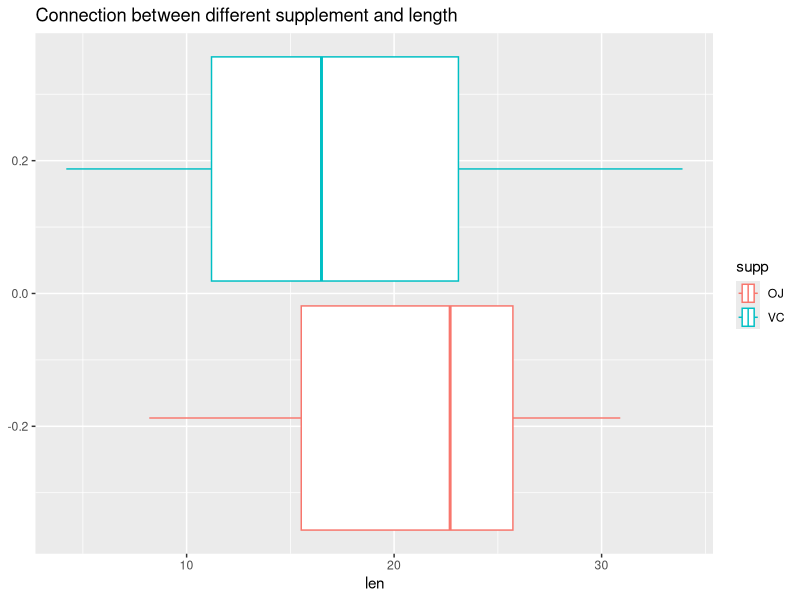
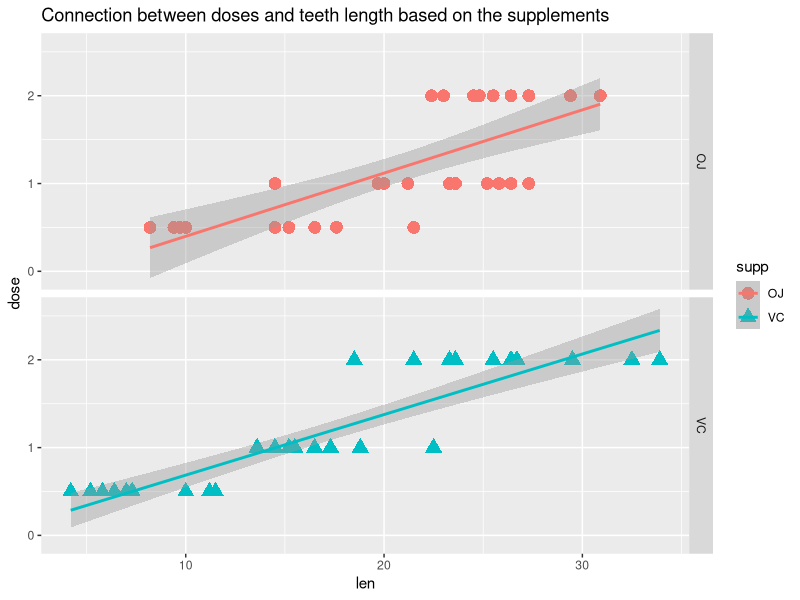

Reproduce these figures in R, in order.
## ---- chunk 1
knitr::opts_chunk$set(echo = TRUE)
## ---- chunk 2
data(ToothGrowth)
library(ggplot2)
## ---- chunk 3
dim(ToothGrowth)
names(ToothGrowth)
head(ToothGrowth)
## ---- chunk 4
summary(ToothGrowth)
## ---- chunk 5
g<-ggplot(data = ToothGrowth, aes(len, colour = supp))+geom_boxplot()
g+ggtitle("Connection between different supplement and length")
## ---- chunk 6
g<-ggplot(data= ToothGrowth, aes(len, dose, shape = supp, col = supp))+
  geom_point(size = 4)+
  facet_grid(supp~.)
g+
  ggtitle("Connection between doses and teeth length based on the supplements")+
  geom_smooth(method = "lm")
## ---- chunk 7
Ojlen<-ToothGrowth[1:30,1] ## length by oj
Vclen<-ToothGrowth[31:60,1] ## length by Vc

t.test(Ojlen, Vclen, paired = TRUE)
## ---- chunk 8

dose05<-subset(ToothGrowth, dose == 0.5)[,1]
dose1<-subset(ToothGrowth, dose == 1)[,1]
dose2<-subset(ToothGrowth, dose == 2)[,1]


t.test(dose2,dose1, paired = TRUE)$conf
## ---- chunk 9
t.test(dose2,dose05,paired = TRUE)$conf
## ---- chunk 10
t.test(dose1,dose05,paired = TRUE)$conf
